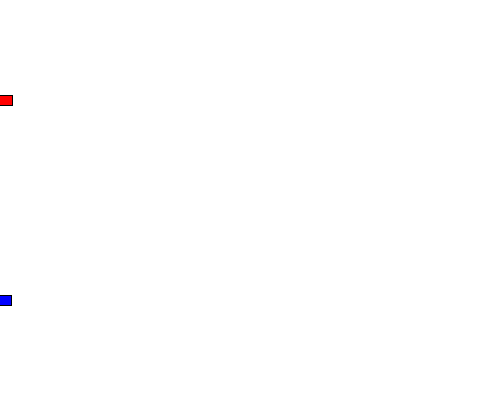
Frame 1 (no input)
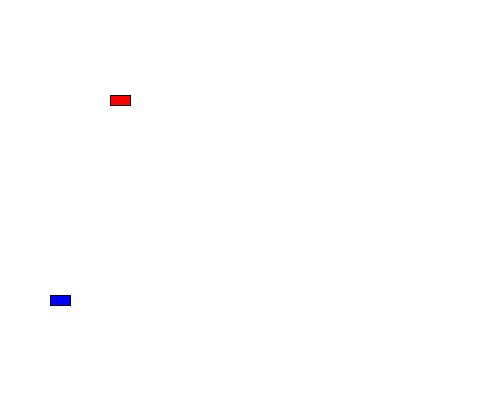
Frame 60 (the mouse pressed at the canvas centre just before this capture)
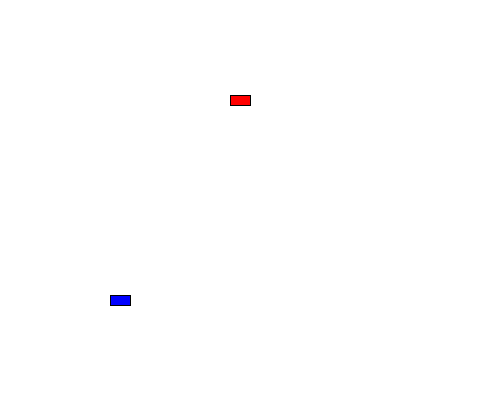
Frame 120 (the mouse held since frame 60 and released just before this capture)

The Processing sketch that drew these frames (run headless with seeded random() and noise(); from frame 60 on, the mouse is pressed at the canvas centre):

// Processing sketch: car_class
// ── car_class.pde
Car redCar;
Car blueCar; // Two objects!

void setup() {
 size(480, 400);
 redCar = new Car(color(255,0,0), 0, 100, 2, 20, 10); // Parameters go inside the parentheses when the object is constructed.
 blueCar = new Car(color(0,0,255), 0, 300, 1, 20, 10);
}

void draw() {
 background(255);

 redCar.move();
 redCar.display();

 blueCar.move();
 blueCar.display();
}

class Car { // Even though there are multiple objects, we still only need one class. No matter how many cookies we make, only one cookie cutter is needed.Isn’t object-oriented programming swell?
 color c;
 float xpos;
 float ypos;
 float xspeed;
 int carWidth;
 int carHeight;

 Car(color tempC, float tempXpos, float tempYpos, float tempXspeed, int tempWidth, int tempHeight) { // The Constructor is defined with arguments.
   c = tempC;
   xpos = tempXpos;
   ypos = tempYpos;
   xspeed = tempXspeed;
   carWidth = tempWidth;
   carHeight = tempHeight;
 }

 void display() {
   stroke(0);
   fill(c);
   rectMode(CENTER);
   rect(xpos, ypos, carWidth, carHeight);
 }

 void move() {
   xpos = xpos + xspeed;
   if (xpos > width) {
     xpos = 0;
   }
 }
}
